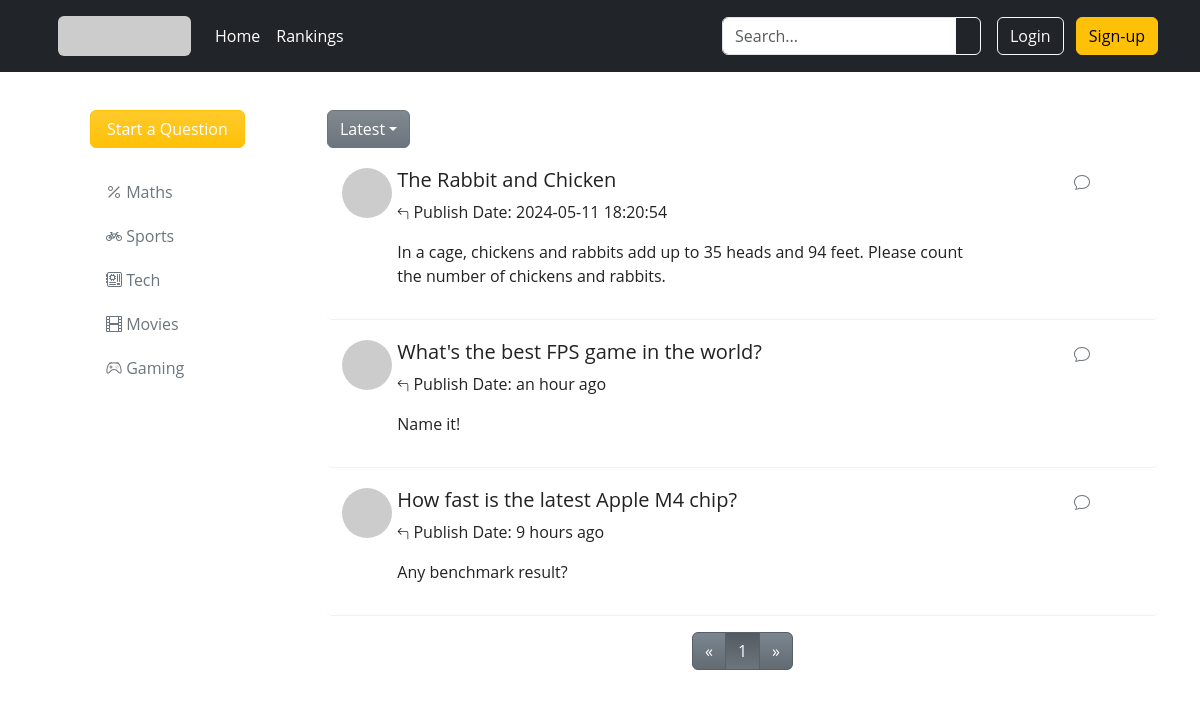
The page / on the database its author committed.
### app/models.py (models this page shows, shortened)
class Category(db.Model):
    id = db.Column(db.Integer, primary_key=True)
    name = db.Column(db.String(32), unique=True)
    iconClass = db.Column(db.String(32))
    posts = db.relationship('Post', backref='category', lazy='dynamic')

class Post(db.Model):
    id = db.Column(db.Integer, primary_key=True)
    title = db.Column(db.String(64))
    body = db.Column(db.String(1024))
    timestamp = db.Column(db.DateTime, index=True, default=datetime.utcnow)
    author_id = db.Column(db.Integer, db.ForeignKey('user.id'), index=True)
    category_id = db.Column(db.Integer, db.ForeignKey('category.id'), index=True)
    comments = db.relationship('Comment', backref='post', lazy='dynamic')
    is_solved = db.Column(db.Boolean, default=False)

### app/routes.py (the view)
@app.route('/')
def index():
    page = request.args.get('page', 1, type=int)
    paginate = Post.query.paginate(page=int(page), per_page=7)
    categories = Category.query.all()
    return render_template('index.html', user=current_user, categories=categories, paginate=paginate)

### app/templates/index.html (shortened to what this page needs)
{% extends "base.html" %}
{% block style %}
<link rel="stylesheet" href="{{ url_for('static', filename='css/index.css') }}" />
{% endblock %}
{% block main %}
<div class="container">
    <div class="row clearfix">
        <div class="homepage-nav col-md-3 column">
            <a class="btn btn-warning bg-gradient text-white px-3 mx-5" href="{{ url_for('newDiscussion') }}">Start a Question</a>
            <ul class="nav flex-column mt-4 mx-5">
                {% for category in categories %}
                <li class="nav-item mb-1">
                    <a class="nav-link text-secondary" href="?category={{ category.id }}">
                        <i class="{{ category.iconClass }}"></i>
                        <span class="Button-label">{{ category.name }}</span>
                    </a>
                </li>
                {% endfor %}
            </ul>
        </div>
        <div class="homepage-results col-md-9 column">
            <div class="dropdown">
                <button type="button" class="btn btn-secondary bg-gradient dropdown-toggle" data-bs-toggle="dropdown">Latest</button>
            </div>
            {% if paginate.total == 0 %}
            <h4 class="text-center mt-4" role="alert">
                No discussions found.
            </h4>
            {% else %}
            <ul class="discussion-list list-unstyled">
                {% for post in paginate.items %}
                <li>
                    <div class="row clearfix">
                        <div class="col-md-10 column row clearfix">
                            <div class="col-md-1 column">
                                <img alt="50x50" src='https://placehold.co/50x50' class="rounded-circle" style="width: 50px; height: 50px;" />
                            </div>
                            <div class="col-md-11">
                                <h5>
                                    {{ post.title }}
                                </h5>
                                <p>
                                     Publish Date: <span id="humanTimestamp_{{ post.id }}"></span>
                                </p>
                                <p>
                                    {{ post.body }}
                                </p>
                            </div>
                        </div>
                        <div class="col-md-2 column">
                            <div class="row clearfix">
                                <div class="col-md-6 column">
                                </div>
                                <div class="col-md-6 column text-secondary">
                                    <p>
                                    </p>
                                </div>
                            </div>
                        </div>
                    </div>
                </li>
                {% endfor %}
            </ul>
            <ul class="pagination justify-content-center">
                <li {% if not paginate.has_prev %}class="page-item disabled" {% else %}class="page-item" {% endif %}><a class="page-link" href="{{ url_for('index') }}?page={{ paginate.prev_num }}" aria-label="Previous"><span aria-hidden="true">&laquo;</span></a></li>
                {% for num in range(1, paginate.pages+1) %}
                <li {% if num==paginate.page %}class="page-item active" {% else %}class="page-item" {% endif %}><a class="page-link" href="{{ url_for('index') }}?page={{ num }}">{{ num }}</a></li>
                {% endfor %}
                <li {% if not paginate.has_next %}class="page-item disabled" {% else %}class="page-item" {% endif %}><a class="page-link" href="{{ url_for('index') }}?page={{ paginate.next_num }}" aria-label="Next"><span aria-hidden="true">&raquo;</span></a></li>
            </ul>
            {% endif %}
        </div>
    </div>
</div>
{% endblock %}

### app/templates/base.html (shortened to what this page needs)
<!DOCTYPE html>
<html lang="en">
<head>
    <link href="https://cdn.jsdelivr.net/npm/bootstrap@5.3.3/dist/css/bootstrap.min.css" rel="stylesheet">
    <link rel="stylesheet" href="https://cdn.jsdelivr.net/npm/bootstrap-icons@1.11.3/font/bootstrap-icons.min.css">
    <link rel="stylesheet" href="{{ url_for('static', filename='css/base.css') }}" />
    {% block style %}{% endblock %}
</head>
<body>
    <header class="p-3 bg-dark text-white fixed-top">
        <div class="container">
            <div class="d-flex flex-wrap align-items-center justify-content-center justify-content-lg-start">
                <a href="/" class="d-flex align-items-center mb-2 mb-lg-0 mx-3 text-white text-decoration-none">
                    <img alt="logo" src="https://placehold.co/133x40" class="rounded" />
                </a>
                <ul class="nav col-12 col-lg-auto me-lg-auto mb-2 justify-content-center mb-md-0">
                    <li><a href="/" class="nav-link px-2 text-white">Home</a></li>
                    <li><a href="#" class="nav-link px-2 text-white">Rankings</a></li>
                </ul>
                <form class="col-12 col-lg-auto mb-3 mb-lg-0 me-lg-3" method="get" action="{{ url_for('search') }}">
                    <div class="input-group">
                        <input type="search" class="form-control form-control-dark" placeholder="Search..." aria-label="Search" name="search_keywords">
                        <button class="btn btn-outline-light" type="submit">
                        </button>
                    </div>
                </form>
                <div class="text-end">
                    {% if current_user.is_authenticated %}
                    <div class="user-info">
                        <span class="text-light me-3">Welcome, {{ current_user.username }}</span>
                        <span class="text-light me-3">Credits: {{ current_user.credit }}</span>
                        <a class="btn btn-warning" href="{{ url_for('logout') }}">Log Out</a>
                    </div>
                    {% else %}
                    <button type="button" id="loginButton" class="btn btn-outline-light me-2" data-bs-toggle="modal" data-bs-target="#ModalToggle">Login</button>
                    <button type="button" class="btn btn-warning" data-bs-toggle="modal" data-bs-target="#staticBackdrop">Sign-up</button>
                    {% endif %}
                </div>
            </div>
        </div>
    </header>
    <main>
        {% block main %}{% endblock %}
    </main>
</body>
</html>

### app/static/css/base.css (style rules this page uses)
* { box-sizing: border-box; margin: 0; padding: 0; }
body { font-family: 'Open Sans', sans-serif; color: #222; overflow-x: hidden; }

### app/static/css/index.css (style rules this page uses)
main { margin-top: 110px; }
.discussion-list li { padding: 20px 15px 15px 15px; border-bottom: 1px solid #9f9f9f24; border-radius: 5px; transition: all 0.2s ease-in-out; }
.pagination .page-link { color: #fff; background-color: #6c757d; background-image: linear-gradient(180deg, #7b8690, #626b72); border: 1px solid #575f66; transition: all 0.2s; }
.pagination .page-item.active .page-link { background-color: #545b62; background-image: linear-gradient(180deg, #545b62, #6c757d); border-color: #596168; }

### rows shown on the page
Category: name "Maths"
Category: name "Sports"
Category: name "Tech"
Category: name "Movies"
Category: name "Gaming"
Post: title "The Rabbit and Chicken", body "In a cage, chickens and rabbits add up to 35 heads and 94 feet. Please count the number of chickens and rabbits."
Post: title "What's the best FPS game in the world?", body "Name it!"
Post: title "How fast is the latest Apple M4 chip?", body "Any benchmark result?"

### other values the page prints
{{ num }} "1"
